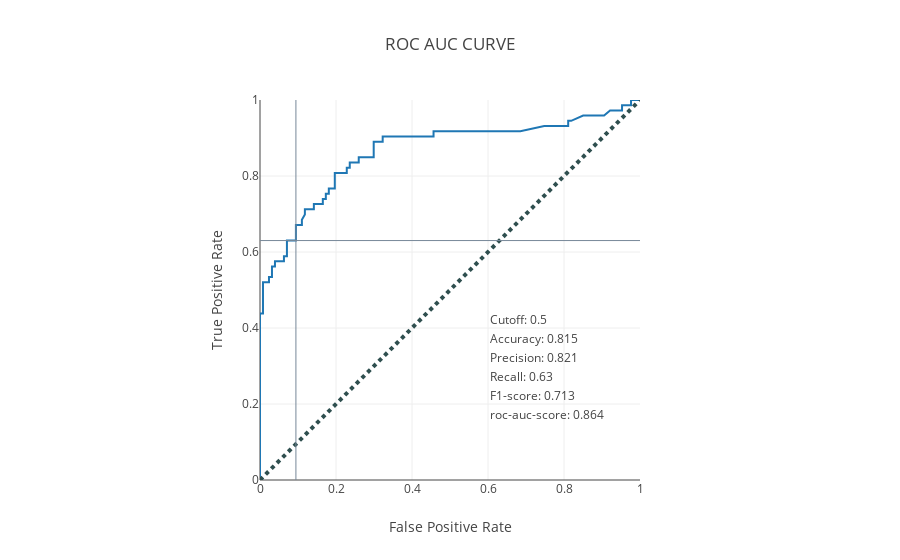

Notebook source saved alongside this figure:
### Code cell
explainer.plot_roc_auc()

### Figure 1 — Plotly figure (JSON) as saved in the notebook; plotly's stock layout.template omitted (floating-point values rounded to 4 significant figures)
{"data": [{"hoverinfo": "text", "mode": "lines", "name": "ROC AUC CURVE", "text": ["threshold: 1.97 <br> FP: 0.0 <br> TP: 0.0", "threshold: 0.97 <br> FP: 0.0 <br> TP: 0.01", "threshold: 0.76 <br> FP: 0.0 <br> TP: 0.44", "threshold: 0.72 <br> FP: 0.01 <br> TP: 0.44", "threshold: 0.71 <br> FP: 0.01 <br> TP: 0.47", "threshold: 0.67 <br> FP: 0.01 <br> TP: 0.52", "threshold: 0.66 <br> FP: 0.02 <br> TP: 0.52", "threshold: 0.65 <br> FP: 0.02 <br> TP: 0.53", "threshold: 0.65 <br> FP: 0.03 <br> TP: 0.53", "threshold: 0.59 <br> FP: 0.03 <br> TP: 0.56", "threshold: 0.58 <br> FP: 0.04 <br> TP: 0.56", "threshold: 0.57 <br> FP: 0.04 <br> TP: 0.58", "threshold: 0.54 <br> FP: 0.06 <br> TP: 0.58", "threshold: 0.53 <br> FP: 0.06 <br> TP: 0.59", "threshold: 0.52 <br> FP: 0.07 <br> TP: 0.59", "threshold: 0.51 <br> FP: 0.07 <br> TP: 0.63", "threshold: 0.5 <br> FP: 0.09 <br> TP: 0.63", "threshold: 0.49 <br> FP: 0.09 <br> TP: 0.67", "threshold: 0.49 <br> FP: 0.11 <br> TP: 0.67", "threshold: 0.48 <br> FP: 0.11 <br> TP: 0.68", "threshold: 0.47 <br> FP: 0.12 <br> TP: 0.7", "threshold: 0.47 <br> FP: 0.12 <br> TP: 0.71", "threshold: 0.46 <br> FP: 0.14 <br> TP: 0.71", "threshold: 0.45 <br> FP: 0.14 <br> TP: 0.73", "threshold: 0.43 <br> FP: 0.17 <br> TP: 0.73", "threshold: 0.43 <br> FP: 0.17 <br> TP: 0.74", "threshold: 0.42 <br> FP: 0.17 <br> TP: 0.74", "threshold: 0.42 <br> FP: 0.17 <br> TP: 0.75", "threshold: 0.41 <br> FP: 0.18 <br> TP: 0.75", "threshold: 0.4 <br> FP: 0.18 <br> TP: 0.77", "threshold: 0.38 <br> FP: 0.2 <br> TP: 0.77", "threshold: 0.36 <br> FP: 0.2 <br> TP: 0.81", "threshold: 0.32 <br> FP: 0.23 <br> TP: 0.81", "threshold: 0.31 <br> FP: 0.23 <br> TP: 0.82", "threshold: 0.28 <br> FP: 0.24 <br> TP: 0.82", "threshold: 0.28 <br> FP: 0.24 <br> TP: 0.84", "threshold: 0.25 <br> FP: 0.26 <br> TP: 0.84", "threshold: 0.25 <br> FP: 0.26 <br> TP: 0.85", "threshold: 0.23 <br> FP: 0.3 <br> TP: 0.85", "threshold: 0.22 <br> FP: 0.3 <br> TP: 0.89", "threshold: 0.21 <br> FP: 0.32 <br> TP: 0.89", "threshold: 0.21 <br> FP: 0.32 <br> TP: 0.9", "threshold: 0.18 <br> FP: 0.39 <br> TP: 0.9", "threshold: 0.18 <br> FP: 0.43 <br> TP: 0.9", "threshold: 0.18 <br> FP: 0.46 <br> TP: 0.9", "threshold: 0.18 <br> FP: 0.46 <br> TP: 0.92", "threshold: 0.17 <br> FP: 0.46 <br> TP: 0.92", "threshold: 0.17 <br> FP: 0.48 <br> TP: 0.92", "threshold: 0.16 <br> FP: 0.52 <br> TP: 0.92", "threshold: 0.16 <br> FP: 0.54 <br> TP: 0.92", "threshold: 0.15 <br> FP: 0.57 <br> TP: 0.92", "threshold: 0.15 <br> FP: 0.6 <br> TP: 0.92", "threshold: 0.15 <br> FP: 0.66 <br> TP: 0.92", "threshold: 0.14 <br> FP: 0.69 <br> TP: 0.92", "threshold: 0.14 <br> FP: 0.75 <br> TP: 0.93", "threshold: 0.14 <br> FP: 0.77 <br> TP: 0.93", "threshold: 0.14 <br> FP: 0.81 <br> TP: 0.93", "threshold: 0.14 <br> FP: 0.81 <br> TP: 0.95", "threshold: 0.14 <br> FP: 0.82 <br> TP: 0.95", "threshold: 0.14 <br> FP: 0.85 <br> TP: 0.96", "threshold: 0.13 <br> FP: 0.91 <br> TP: 0.96", "threshold: 0.13 <br> FP: 0.92 <br> TP: 0.97", "threshold: 0.13 <br> FP: 0.95 <br> TP: 0.97", "threshold: 0.12 <br> FP: 0.95 <br> TP: 0.99", "threshold: 0.12 <br> FP: 0.97 <br> TP: 0.99", "threshold: 0.1 <br> FP: 0.98 <br> TP: 0.99", "threshold: 0.09 <br> FP: 0.98 <br> TP: 1.0", "threshold: 0.08 <br> FP: 1.0 <br> TP: 1.0"], "type": "scatter", "x": [0, 0, 0, 0.007874, 0.007874, 0.007874, 0.02362, 0.02362, 0.0315, 0.0315, 0.03937, 0.03937, 0.06299, 0.06299, 0.07087, 0.07087, 0.09449, 0.09449, 0.1102, 0.1102, 0.1181, 0.1181, 0.1417, 0.1417, 0.1654, 0.1654, 0.1732, 0.1732, 0.1811, 0.1811, 0.1969, 0.1969, 0.2283, 0.2283, 0.2362, 0.2362, 0.2598, 0.2598, 0.2992, 0.2992, 0.3228, 0.3228, 0.3937, 0.4252, 0.4567, 0.4567, 0.4646, 0.4803, 0.5197, 0.5354, 0.5669, 0.5984, 0.6614, 0.685, 0.748, 0.7717, 0.811, 0.811, 0.8189, 0.8504, 0.9055, 0.9213, 0.9528, 0.9528, 0.9685, 0.9764, 0.9764, 1], "y": [0, 0.0137, 0.4384, 0.4384, 0.4658, 0.5205, 0.5205, 0.5342, 0.5342, 0.5616, 0.5616, 0.5753, 0.5753, 0.589, 0.589, 0.6301, 0.6301, 0.6712, 0.6712, 0.6849, 0.6986, 0.7123, 0.7123, 0.726, 0.726, 0.7397, 0.7397, 0.7534, 0.7534, 0.7671, 0.7671, 0.8082, 0.8082, 0.8219, 0.8219, 0.8356, 0.8356, 0.8493, 0.8493, 0.8904, 0.8904, 0.9041, 0.9041, 0.9041, 0.9041, 0.9178, 0.9178, 0.9178, 0.9178, 0.9178, 0.9178, 0.9178, 0.9178, 0.9178, 0.9315, 0.9315, 0.9315, 0.9452, 0.9452, 0.9589, 0.9589, 0.9726, 0.9726, 0.9863, 0.9863, 0.9863, 1, 1]}], "layout": {"annotations": [{"align": "right", "showarrow": false, "text": "Cutoff: 0.5", "x": 0.6, "xanchor": "left", "y": 0.45, "yanchor": "top"}, {"align": "right", "showarrow": false, "text": "Accuracy: 0.815", "x": 0.6, "xanchor": "left", "y": 0.4, "yanchor": "top"}, {"align": "right", "showarrow": false, "text": "Precision: 0.821", "x": 0.6, "xanchor": "left", "y": 0.35, "yanchor": "top"}, {"align": "right", "showarrow": false, "text": "Recall: 0.63", "x": 0.6, "xanchor": "left", "y": 0.3, "yanchor": "top"}, {"align": "right", "showarrow": false, "text": "F1-score: 0.713", "x": 0.6, "xanchor": "left", "y": 0.25, "yanchor": "top"}, {"align": "right", "showarrow": false, "text": "roc-auc-score: 0.864", "x": 0.6, "xanchor": "left", "y": 0.2, "yanchor": "top"}], "hovermode": "closest", "plot_bgcolor": "#fff", "shapes": [{"line": {"color": "darkslategray", "dash": "dot", "width": 4}, "type": "line", "x0": 0, "x1": 1, "xref": "x", "y0": 0, "y1": 1, "yref": "y"}, {"line": {"color": "lightslategray", "width": 1}, "type": "line", "x0": 0, "x1": 1, "xref": "x", "y0": 0.6301, "y1": 0.6301, "yref": "y"}, {"line": {"color": "lightslategray", "width": 1}, "type": "line", "x0": 0.09449, "x1": 0.09449, "xref": "x", "y0": 0, "y1": 1, "yref": "y"}], "title": {"text": "ROC AUC CURVE"}, "xaxis": {"constrain": "domain", "range": [0, 1], "title": {"text": "False Positive Rate"}}, "yaxis": {"range": [0, 1], "scaleanchor": "x", "scaleratio": 1, "title": {"text": "True Positive Rate"}}}}
